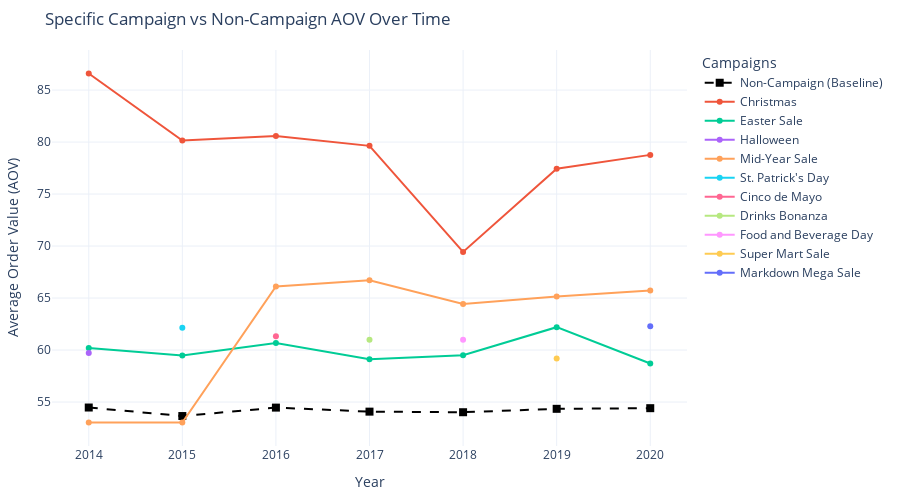

Source (notebook cell):
### Markdown cell above
Based on the graph above, we can see that AOV for campaign periods is consistently higher than that of non-campaign periods. The dip in 2018 could indicate that the campaigns in 2018 were less successful at encouraging larger purchases. The AOV during non-campaign periods remains relatively low but stable, with minimal fluctuation from year to year. This suggests that campaigns are a primary lever for increasing AOV, while non-campaign periods reflect more consistent and baseline purchasing behavior, reinforcing the impact of campaigns in driving higher order values. 

Overall, the significant difference between campaign and non-campaign AOVs indicates that the campaigns are effective in incentivising customers to spend more per order.

##### **Comparing Specific Campaign AOV vs Non-Campaign AOV Trend**

### Code cell
aov_campaign_plot(campaign_grouped, non_campaign_grouped)

### Figure 1 — Plotly figure (JSON) as saved in the notebook; plotly's stock layout.template omitted (floating-point values rounded to 4 significant figures)
{"data": [{"hovertemplate": "Year: %{x}<br>AOV: %{y}<extra></extra>", "line": {"color": "black", "dash": "dash"}, "marker": {"size": 8, "symbol": "square"}, "mode": "lines+markers", "name": "Non-Campaign (Baseline)", "type": "scatter", "x": [2014, 2015, 2016, 2017, 2018, 2019, 2020], "y": [54.47, 53.65, 54.47, 54.08, 54.02, 54.35, 54.41]}, {"hovertemplate": "Year: %{x}<br>AOV: %{y}<br>Campaign: Christmas<extra></extra>", "marker": {"size": 6}, "mode": "lines+markers", "name": "Christmas", "type": "scatter", "x": [2014, 2015, 2016, 2017, 2018, 2019, 2020], "y": [86.59, 80.14, 80.57, 79.64, 69.43, 77.44, 78.77]}, {"hovertemplate": "Year: %{x}<br>AOV: %{y}<br>Campaign: Easter Sale<extra></extra>", "marker": {"size": 6}, "mode": "lines+markers", "name": "Easter Sale", "type": "scatter", "x": [2014, 2015, 2016, 2017, 2018, 2019, 2020], "y": [60.2, 59.47, 60.67, 59.11, 59.5, 62.2, 58.7]}, {"hovertemplate": "Year: %{x}<br>AOV: %{y}<br>Campaign: Halloween<extra></extra>", "marker": {"size": 6}, "mode": "lines+markers", "name": "Halloween", "type": "scatter", "x": [2014], "y": [59.72]}, {"hovertemplate": "Year: %{x}<br>AOV: %{y}<br>Campaign: Mid-Year Sale<extra></extra>", "marker": {"size": 6}, "mode": "lines+markers", "name": "Mid-Year Sale", "type": "scatter", "x": [2014, 2015, 2016, 2017, 2018, 2019, 2020], "y": [53.04, 53.04, 66.12, 66.7, 64.42, 65.16, 65.73]}, {"hovertemplate": "Year: %{x}<br>AOV: %{y}<br>Campaign: St. Patrick's Day<extra></extra>", "marker": {"size": 6}, "mode": "lines+markers", "name": "St. Patrick's Day", "type": "scatter", "x": [2015], "y": [62.13]}, {"hovertemplate": "Year: %{x}<br>AOV: %{y}<br>Campaign: Cinco de Mayo<extra></extra>", "marker": {"size": 6}, "mode": "lines+markers", "name": "Cinco de Mayo", "type": "scatter", "x": [2016], "y": [61.33]}, {"hovertemplate": "Year: %{x}<br>AOV: %{y}<br>Campaign: Drinks Bonanza<extra></extra>", "marker": {"size": 6}, "mode": "lines+markers", "name": "Drinks Bonanza", "type": "scatter", "x": [2017], "y": [60.98]}, {"hovertemplate": "Year: %{x}<br>AOV: %{y}<br>Campaign: Food and Beverage Day<extra></extra>", "marker": {"size": 6}, "mode": "lines+markers", "name": "Food and Beverage Day", "type": "scatter", "x": [2018], "y": [61.0]}, {"hovertemplate": "Year: %{x}<br>AOV: %{y}<br>Campaign: Super Mart Sale<extra></extra>", "marker": {"size": 6}, "mode": "lines+markers", "name": "Super Mart Sale", "type": "scatter", "x": [2019], "y": [59.2]}, {"hovertemplate": "Year: %{x}<br>AOV: %{y}<br>Campaign: Markdown Mega Sale<extra></extra>", "marker": {"size": 6}, "mode": "lines+markers", "name": "Markdown Mega Sale", "type": "scatter", "x": [2020], "y": [62.28]}], "layout": {"height": 500, "hovermode": "x", "legend": {"title": {"text": "Campaigns"}}, "margin": {"b": 40, "l": 40, "r": 40, "t": 50}, "title": {"text": "Specific Campaign vs Non-Campaign AOV Over Time"}, "width": 900, "xaxis": {"title": {"text": "Year"}}, "yaxis": {"title": {"text": "Average Order Value (AOV)"}}}}
